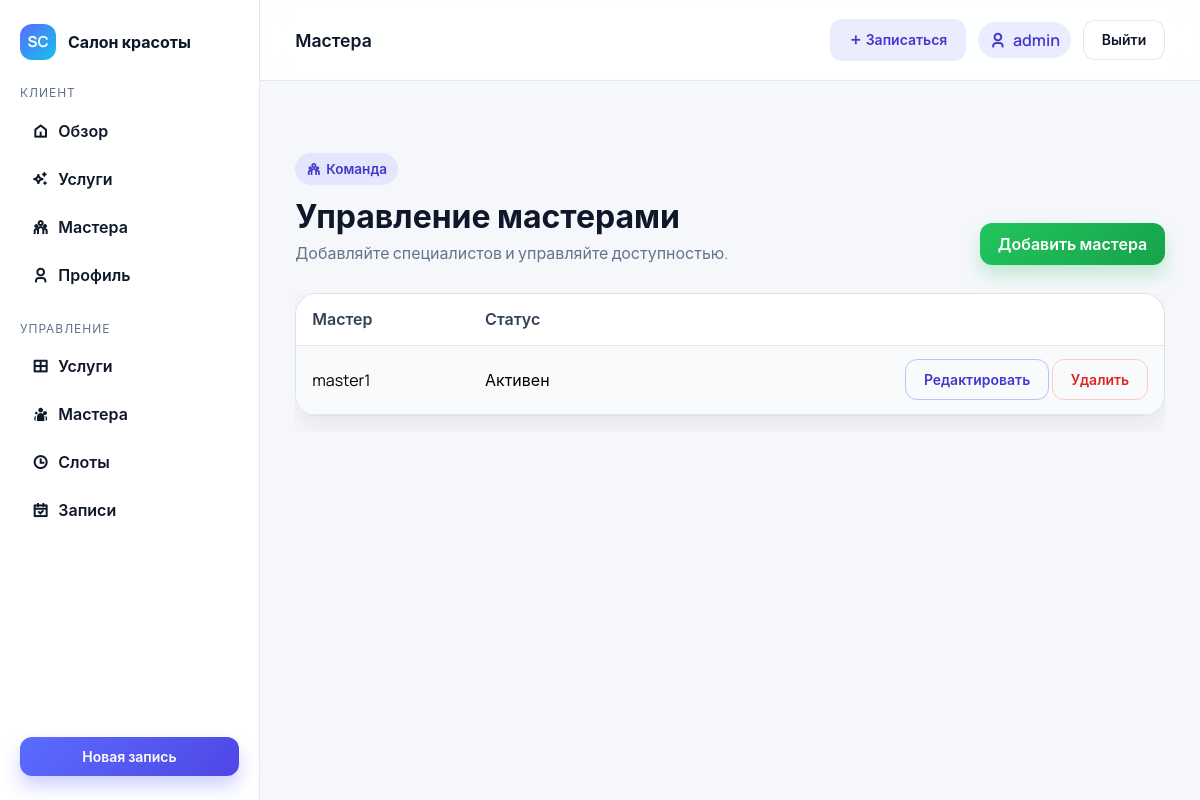
The page /masters/admin/ (signed in) on the database as committed earlier.
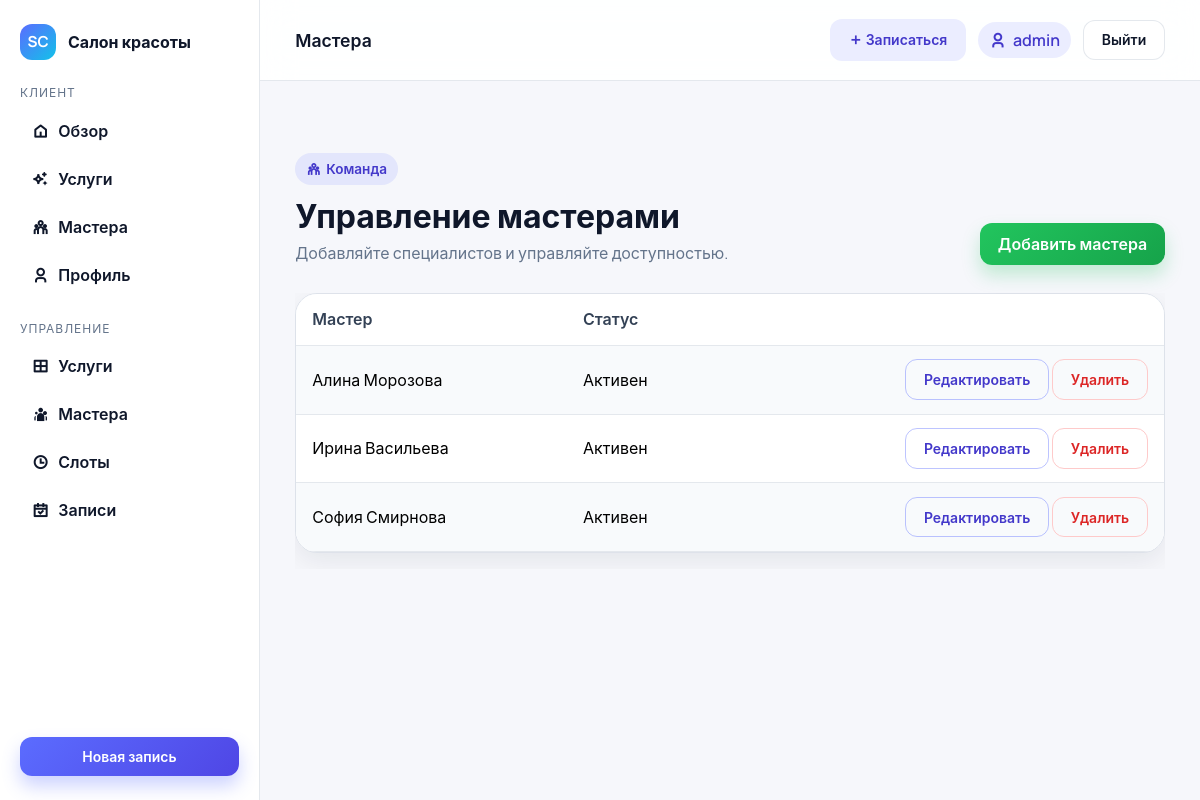
The same page on the database as committed later.
### masters/models.py (models this page shows, shortened)
class MasterProfile(models.Model):
    user = models.OneToOneField(
        settings.AUTH_USER_MODEL,
        on_delete=models.CASCADE,
        related_name="master_profile",
        help_text="Пользователь, связанный с профилем мастера.",
    )
    bio = models.TextField(
        blank=True,
        help_text="Краткое описание опыта и специализации мастера.",
    )
    services = models.ManyToManyField(
        Service,
        related_name="masters",
        help_text="Список услуг, которые оказывает мастер.",
    )
    is_active = models.BooleanField(
        default=True,
        help_text="Признак активности мастера в расписании.",
    )
    class Meta:
        verbose_name = "Мастер"
        verbose_name_plural = "Мастера"

### accounts/models.py (models this page shows, shortened)
class User(AbstractUser):
    class Role(models.TextChoices):
        CLIENT = "client", "Клиент"
        MASTER = "master", "Мастер"
        ADMIN = "admin", "Администратор"
    role = models.CharField(
        max_length=20,
        choices=Role.choices,
        default=Role.CLIENT,
        help_text="Роль пользователя: клиент, мастер или администратор.",
    )
    phone = models.CharField(
        max_length=30,
        blank=True,
        help_text="Контактный телефон пользователя для связи.",
    )

### masters/views.py (the view)
# urls.py: path("admin/", master_admin_list, name="admin_list"),
@login_required
@user_passes_test(_is_admin)
def master_admin_list(request):
    masters = MasterProfile.objects.all()
    return render(request, "masters/master_admin_list.html", {"masters": masters})

### masters/views.py (called while the page is built)
def _is_admin(user):
    return user.is_authenticated and (user.is_staff or getattr(user, "is_admin", False))

### templates/masters/master_admin_list.html (shortened to what this page needs)
{% extends "base_dashboard.html" %}
{% block topbar_title %}Мастера{% endblock %}
{% block content %}
<section class="section">
  <div class="section-head">
    <div>
      <span class="eyebrow"><i class="ri-team-line"></i> Команда</span>
      <h2 class="section-title">Управление мастерами</h2>
      <p class="section-subtitle">Добавляйте специалистов и управляйте доступностью.</p>
    </div>
    <a class="btn btn-success" href="{% url 'masters:create' %}">Добавить мастера</a>
  </div>
  <div class="table-responsive">
    <table class="table table-striped">
      <thead>
        <tr>
          <th>Мастер</th>
          <th>Статус</th>
          <th></th>
        </tr>
      </thead>
      <tbody>
        {% for master in masters %}
        <tr>
          <td>{{ master.user.get_full_name|default:master.user.username }}</td>
          <td>{% if master.is_active %}Активен{% else %}Скрыт{% endif %}</td>
          <td class="text-end">
            <a class="btn btn-sm btn-outline-primary" href="{% url 'masters:update' master.pk %}">Редактировать</a>
            <a class="btn btn-sm btn-outline-danger" href="{% url 'masters:delete' master.pk %}">Удалить</a>
          </td>
        </tr>
        {% empty %}
        <tr><td colspan="3">Мастера отсутствуют.</td></tr>
        {% endfor %}
      </tbody>
    </table>
  </div>
</section>
{% endblock %}

Rows that differ between the two databases and show on the page:
removed MasterProfile: user.get_full_name "master1", is_active "Активен"
added MasterProfile: user.get_full_name "Алина Морозова", is_active "Активен"
added MasterProfile: user.get_full_name "Ирина Васильева", is_active "Активен"
added MasterProfile: user.get_full_name "София Смирнова", is_active "Активен"
